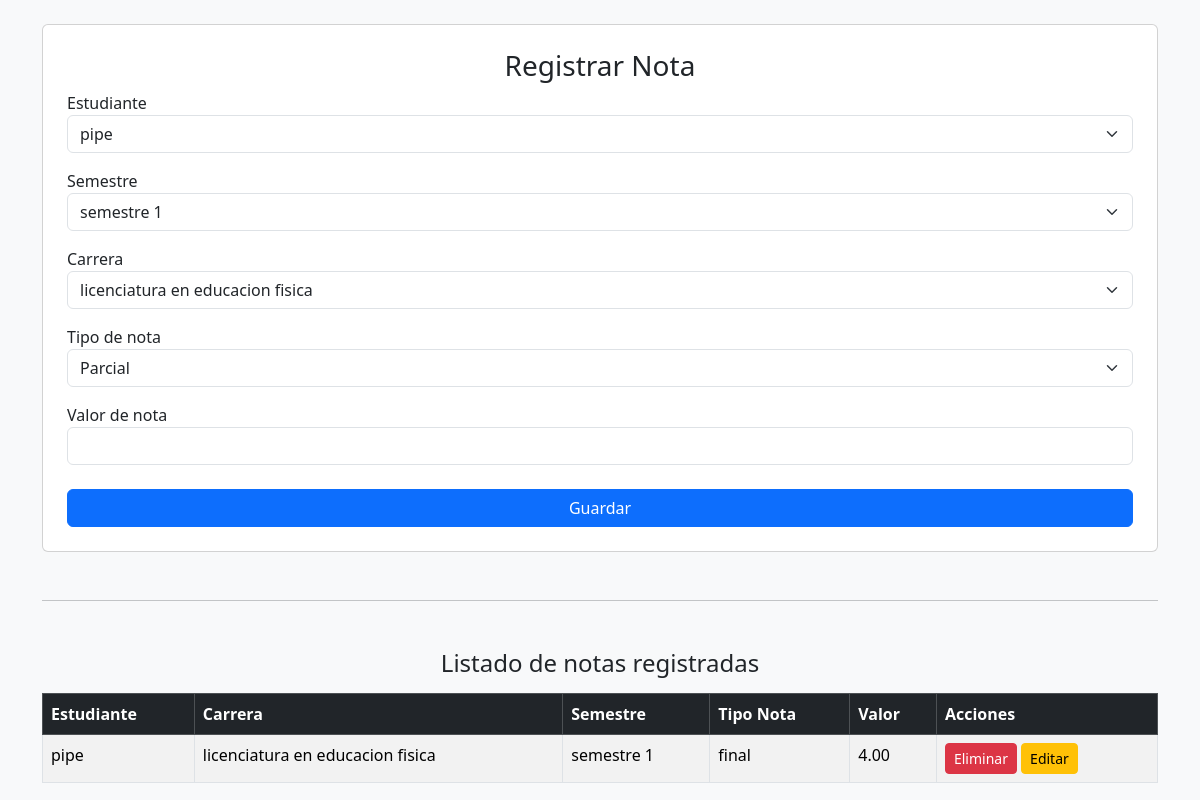
/admin/notas.php (signed in), run on the app's committed database.
### tables this page shows
CREATE TABLE `notas` (
  `id_nota` int(11) NOT NULL,
  `tipo_nota` varchar(50) NOT NULL,
  `valor_nota` decimal(5,2) NOT NULL,
  `id_carrera` int(11) NOT NULL,
  `id_semestre` int(11) NOT NULL,
  `fecha_registro` datetime NOT NULL DEFAULT current_timestamp(),
  `id_usuario` int(11) NOT NULL
);

CREATE TABLE `usuario` (
  `id_usuario` int(11) NOT NULL,
  `id_role` int(11) NOT NULL,
  `nombre` varchar(100) NOT NULL,
  `email` varchar(100) NOT NULL,
  `password` varchar(500) NOT NULL
);

CREATE TABLE `carrera` (
  `id_carrera` int(11) NOT NULL,
  `nombre_carrera` varchar(150) NOT NULL,
  `id_semestre` int(11) NOT NULL
);

CREATE TABLE `semestre` (
  `id_semestre` int(11) NOT NULL,
  `nombre_semestre` varchar(50) NOT NULL
);

### admin/notas.php (the view, shortened to what this page needs)
<?php
$db = new Database();
$con = $db->conectar();
$semestres = $con->query("SELECT * FROM semestre")->fetchAll(PDO::FETCH_ASSOC);
$carreras = $con->query("SELECT * FROM carrera")->fetchAll(PDO::FETCH_ASSOC);
$usuarios = $con->query("SELECT * FROM usuario WHERE id_role = 2")->fetchAll(PDO::FETCH_ASSOC);
?>
<!DOCTYPE html>
<html lang="es">
<head>
    <link href="https://cdn.jsdelivr.net/npm/bootstrap@5.3.3/dist/css/bootstrap.min.css" rel="stylesheet">
</head>
<body class="bg-light">
<div class="container mt-4">
    <div class="card p-4">
        <h3 class="text-center">Registrar Nota</h3>
        <form method="POST">
            <label>Estudiante</label>
            <select name="id_usuario" class="form-select" required>
                <?php foreach ($usuarios as $u) { ?>
                    <option value="<?= $u['id_usuario'] ?>"><?= $u['nombre'] ?></option>
                <?php } ?>
            </select>
            <label class="mt-3">Semestre</label>
            <select name="id_semestre" class="form-select" required>
                <?php foreach ($semestres as $s) { ?>
                    <option value="<?= $s['id_semestre'] ?>"><?= $s['nombre_semestre'] ?></option>
                <?php } ?>
            </select>
            <label class="mt-3">Carrera</label>
            <select name="id_carrera" class="form-select" required>
                <?php foreach ($carreras as $c) { ?>
                    <option value="<?= $c['id_carrera'] ?>"><?= $c['nombre_carrera'] ?></option>
                <?php } ?>
            </select>
            <label class="mt-3">Tipo de nota</label>
            <select name="tipo_nota" class="form-select" required>
                <option value="parcial">Parcial</option>
            </select>
            <label class="mt-3">Valor de nota</label>
            <input type="number" step="0.1" min="0.0" max="5.0" name="valor_nota" class="form-control" required>
            <button class="btn btn-primary mt-4 w-100" na   me="guardar">Guardar</button>
        </form>
    </div>
    <hr class="my-5">
    <h4 class="text-center">Listado de notas registradas</h4>
    <table class="table table-bordered table-striped mt-3">
        <thead class="table-dark">
        <tr>
            <th>Estudiante</th>
            <th>Carrera</th>
            <th>Semestre</th>
            <th>Tipo Nota</th>
            <th>Valor</th>
            <th>Acciones</th>
        </tr>
        </thead>
        <tbody>
        <?php
        $sql_show = $con->query("SELECT n.id_nota, n.valor_nota, n.tipo_nota,s.nombre_semestre, c.nombre_carrera, u.nombre AS estudiante
            FROM notas n INNER JOIN usuario u ON n.id_usuario = u.id_usuario
            INNER JOIN carrera c ON n.id_carrera = c.id_carrera INNER JOIN semestre s ON n.id_semestre = s.id_semestre
            ORDER BY n.id_nota DESC");
        foreach ($sql_show->fetchAll(PDO::FETCH_ASSOC) as $fila) { ?>
            <tr>
                <td><?= $fila['estudiante'] ?></td>
                <td><?= $fila['nombre_carrera'] ?></td>
                <td><?= $fila['nombre_semestre'] ?></td>
                <td><?= $fila['tipo_nota'] ?></td>
                <td><?= $fila['valor_nota'] ?></td>
                <td>
                                <form method="POST" class="d-inline">
                                    <button class="btn btn-sm btn-danger" name="eliminar"
                                        onclick="return confirm('Estás seguro de eliminar este usuario')">
                                        Eliminar
                                    </button>
                                    <a href=""
                                    onclick="window.open('updatenotas.php?id_nota=<?= $fila['id_nota'] ?>', '', 'width=500, height=500, toolbar=no'); return false;"
                                    class="btn btn-sm btn-warning">Editar</a>
                                </form>
                            </td>
            </tr>
        <?php } ?>
        </tbody>
    </table>
</div>
</body>
</html>

### data on the page
notas: id_usuario.nombre "pipe", id_carrera.nombre_carrera "licenciatura en educacion fisica", id_semestre.nombre_semestre "semestre 1", tipo_nota "final", valor_nota "4.00"

### other printed values
form field id_usuario "pipe"
form field id_semestre "semestre 1"
form field id_carrera "licenciatura en educacion fisica"
